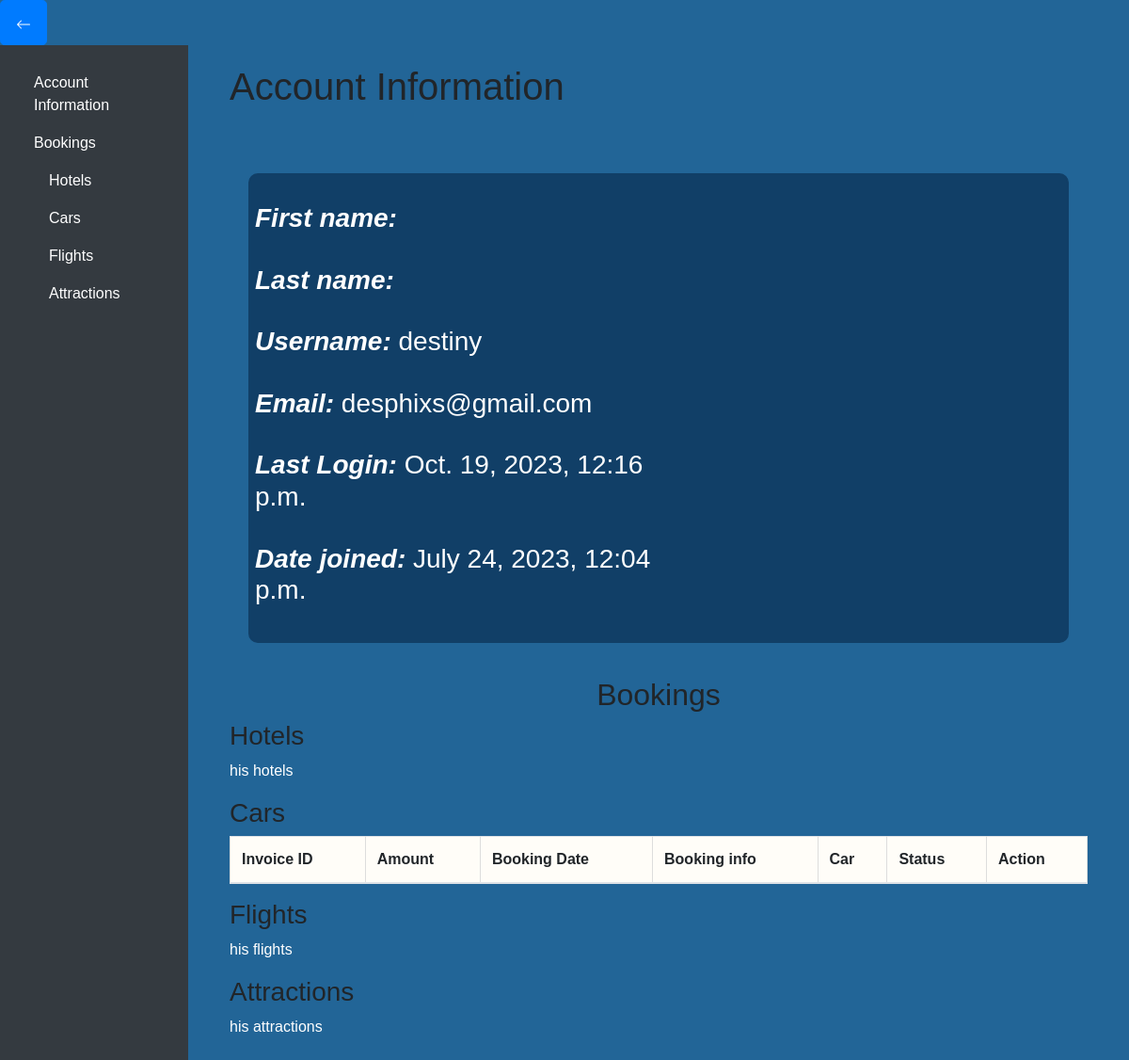
/car/accounts/account/ (signed in), run on the app's committed database.
### userauths/models.py (models this page shows, shortened)
class User(AbstractUser):
    full_name = models.CharField(max_length=1000, null=True, blank=True)
    username = models.CharField(max_length=100, null=True, blank=True)
    email = models.EmailField(unique=True)
    phone = models.CharField(max_length=100, null=True, blank=True)
    gender = models.CharField(max_length=100, choices=GENDER, null=True, blank=True)
    otp = models.CharField(max_length=100, null=True, blank=True)
    USERNAME_FIELD = "email"
    REQUIRED_FIELDS = ['username']

### accounts/views.py (the view)
# urls.py: path('account/', views.user_account, name= 'account'),
def user_account(request):
    if request.user.is_anonymous is False:
        context = {}
        invoices = Carbooking.objects.filter(user_id=request.user.id).order_by("booking_date")
        context["invoices"] = invoices
        return render(request, 'account.html', context)
    else:
        return redirect("accounts:login")

### hotel/context_processor.py (called while the page is built)
def default(request):
    if 'selection_data_obj' in request.session:
        total_selected_items = len(request.session['selection_data_obj'])
    else:
        total_selected_items = 0
    try:
        noti = Notification.objects.filter(user=request.user, seen=False)
    except:
        noti = None
    return {
        "total_selected_items": total_selected_items,
        "noti": noti,
    }

### accounts/templates/account.html (shortened to what this page needs)
{% load static %}
<!DOCTYPE html>
<html lang="en">
<head>
    <link rel="stylesheet" href="https://stackpath.bootstrapcdn.com/bootstrap/4.5.2/css/bootstrap.min.css">
    <link rel="stylesheet" type="text/css" href="https://cdn.jsdelivr.net/npm/daterangepicker/daterangepicker.css" />
    <link rel="stylesheet" type="text/css" href="{% static '/css/light_mode.css' %}" >
</head>
<body>
    <a href="http://127.0.0.1:8000/home" class="btn btn-primary btn-lg" role="button" >
    <svg xmlns="http://www.w3.org/2000/svg" width="16" height="16" fill="currentColor" class="bi bi-arrow-left" viewBox="0 0 16 16">
      <path fill-rule="evenodd" d="M15 8a.5.5 0 0 0-.5-.5H2.707l3.147-3.146a.5.5 0 1 0-.708-.708l-4 4a.5.5 0 0 0 0 .708l4 4a.5.5 0 0 0 .708-.708L2.707 8.5H14.5A.5.5 0 0 0 15 8"/>
    </svg>
    </a>
    <div class="container-fluid">
        <div class="row">
            <nav class="col-md-3 col-lg-2 d-md-block bg-dark sidebar">
                <div class="sidebar-sticky">
                    <ul class="nav flex-column">
                        <li class="nav-item">
                            <a class="nav-link" href="#account-info">Account Information</a>
                        </li>
                        <li class="nav-item">
                            <a class="nav-link" href="#bookings">Bookings</a>
                            <ul class="nav flex-column ml-3">
                                <li class="nav-item"><a class="nav-link" href="#hotels">Hotels</a></li>
                                <li class="nav-item"><a class="nav-link" href="#cars">Cars</a></li>
                                <li class="nav-item"><a class="nav-link" href="#flights">Flights</a></li>
                                <li class="nav-item"><a class="nav-link" href="#attractions">Attractions</a></li>
                            </ul>
                        </li>
                    </ul>
                </div>
            </nav>
            <main role="main" class="col-md-9 ml-sm-auto col-lg-10 px-4">
                <div class="content">
                    <h1 id="account-info">Account Information</h1>
                      <div id="searchResults" class = "result_container">
                        <div id="Results" class="container mt-5">
                            <ul class="list-unstyled styled-list">
                                <li class="car-container" style="color: white;">
                                    <div class="car-info">
                                        <br/>
                                        <h3><b><i>First name: </i></b> {{ user.first_name }} </h3>
                                        <br/>
                                        <h3><b><i>Last name: </i></b> {{ user.last_name }} </h3>
                                        <br/>
                                        <h3><b><i>Username: </i></b> {{ user.username }} </h3>
                                        <br/>
                                        <h3><b><i>Email: </i></b> {{ user.email }} </h3>
                                        <br/>
                                        <h3><b><i>Last Login: </i></b> {{ user.last_login }} </h3>
                                        <br/>
                                        <h3><b><i>Date joined: </i></b> {{ user.date_joined }} </h3>
                                        <br/>
                                    </div>
                                </li>
                            </ul>
                        </div>
                      </div>
                      <center><h2 id="bookings">Bookings</h2></center>
                    <h3 id="hotels">Hotels</h3>
                    <p>his hotels</p>
                    <h3 id="cars">Cars</h3>
                    <table class="table">
                        <thead>
                            <tr>
                                <th>Invoice ID</th>
                                <th>Amount</th>
                                <th>Booking Date</th>
                                <th>Booking info</th>
                                <th>Car</th>
                                <th>Status</th>
                                <th>Action</th>
                            </tr>
                        </thead>
                    </table>
                    <h3 id="flights">Flights</h3>
                    <p>his flights </p>
                    <h3 id="attractions">Attractions</h3>
                    <p>his attractions</p>
                </div>
            </main>
        </div>
    </div>
</body>
</html>

### static/css/light_mode.css (style rules this page uses)
body { background-color: #226597; margin: 0; padding: 0; scroll-behavior: smooth; }
.car-container { background-color: #113F67; display: flex; justify-content: space-between; gap: 0.6rem; margin-bottom: 10px; }
.car-info { flex: 0 0 55%; }
span, p { color: white; }
.styled-list { border: transparent; }
a { text-decoration: none; color: black; }
.styled-list li { border: 2px solid #113F67; border-radius: 10px; margin-bottom: 10px; padding: 5px; transition: box-shadow 0.2s ease, border 0.2s ease; }
.container { max-width: 0 auto; margin: 0 auto; padding: 20px; }

### accounts/templates/account.html (style rules this page uses)
body { font-family: Arial, sans-serif; margin: 0; padding: 0; background-size: cover; background-position: center; background-attachment: fixed; }
.sidebar { background-color: #333; color: #fff; padding: 20px; height: auto; }
.nav-link { color: #fff; }
.content { padding: 20px; }
table { border-collapse: collapse; width: 100%; background-color: #fffdf8; }
td, th { border: 1px solid #dddddd; text-align: left; padding: 8px; }

### data on the page
User: username "destiny", email "desphixs@gmail.com", last_login "Oct. 19, 2023, 12:16 p.m.", date_joined "July 24, 2023, 12:04 p.m."
